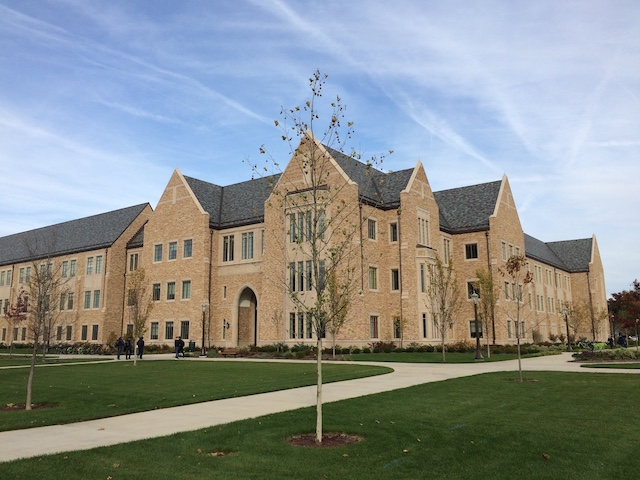
#> input picture nd.jpg, 640 x 480 px
$ python -i colorSelection.py   (imports and definitions only)
#> lines starting #> are read from the running program, lines starting #| are printed output that depends on the picture
#> further down, picture is the input picture: shape (480, 640, 3); mean B, G, R 141.9, 143.2, 137.3
# Computer Vision I (CSE 40535/60535)
# University of Notre Dame, Fall 2023
# ________________________________________________________________
# Adam Czajka, Andrey Kuehlkamp; first version: September 2017

import cv2

import matplotlib.pyplot as plt

# import matplotlib
# matplotlib.use("TKAgg")
# print(matplotlib.get_backend())


# [1 line not run here, left out]

def print_menu():
    print("Options menu:")
    print("esc - Quit program")
    print("s - Snapshot")

def calc_histograms(img):
    color = ['b','g','r']
    colornames = ['Blue channel','Green channel','Red channel']
    plt.figure()
    for i,col in enumerate(color):
        hist = cv2.calcHist([img], [i], None, [256], [0,256])
        plt.plot(hist, color=col)
        plt.xlim([0,256])
    plt.legend(colornames)
    plt.title('RGB Histogram')

    hsv = cv2.cvtColor(img, cv2.COLOR_BGR2HSV)
#> hsv: shape (480, 640, 3); mean H, S, V 63.2, 84.1, 164.9

    channels = ['Hue','Saturation','Value']
    plt.figure()
    for i,ch in enumerate(channels):
        hist = cv2.calcHist([hsv], [i], None, [256], [0,256])
        plt.plot(hist, color=color[i])
    plt.title('HSV Histogram')
    plt.legend(channels)
    plt.show()
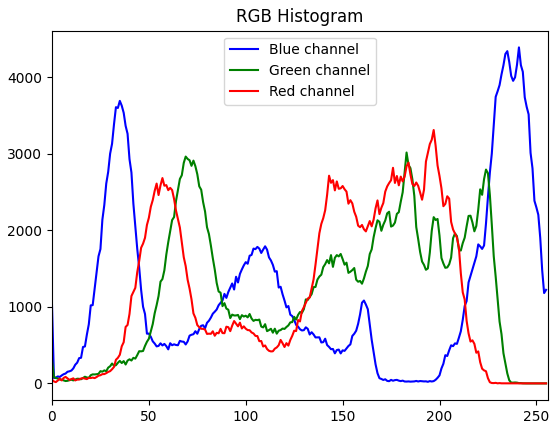
#> figure drawn by matplotlib, 1 panel; curve peaks at x = 241, y = 4392; curve peaks at x = 183, y = 3018; curve peaks at x = 197, y = 3312
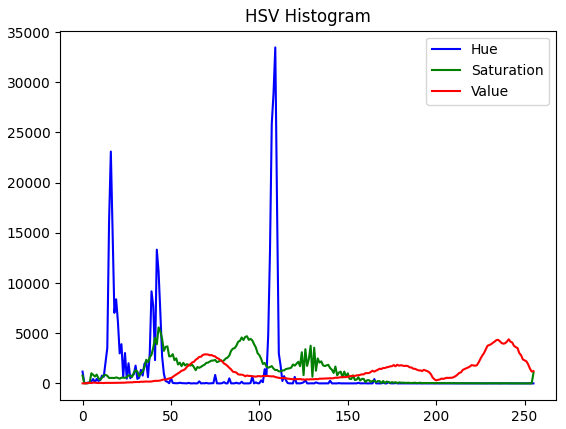
#> figure drawn by matplotlib, 1 panel; curve peaks at x = 109, y = 33475; curve peaks at x = 43, y = 5578; curve peaks at x = 241, y = 4392


# [28 lines not run here, left out]

>>> import cv2
>>> picture = cv2.imread('nd.jpg')
>>> result = calc_histograms(picture)

$ run again, on 4-color.png
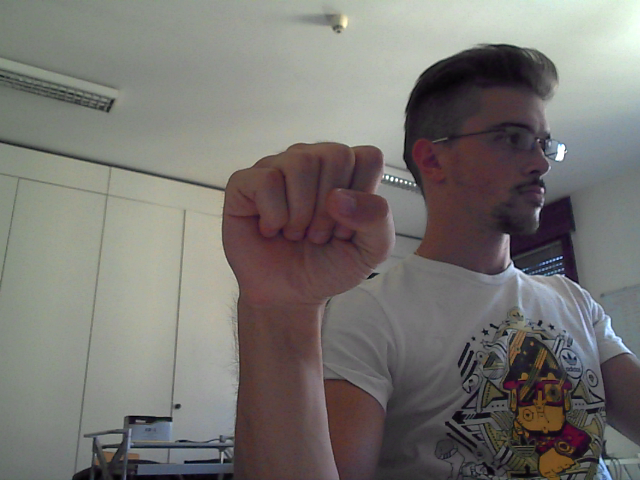
#> input picture 4-color.png, 640 x 480 px
#> picture is the input picture: shape (480, 640, 3); mean B, G, R 113, 116.7, 119.2
#> hsv: shape (480, 640, 3); mean H, S, V 70.8, 35.5, 123.6
#> in calc_histograms, `plt.show()`:
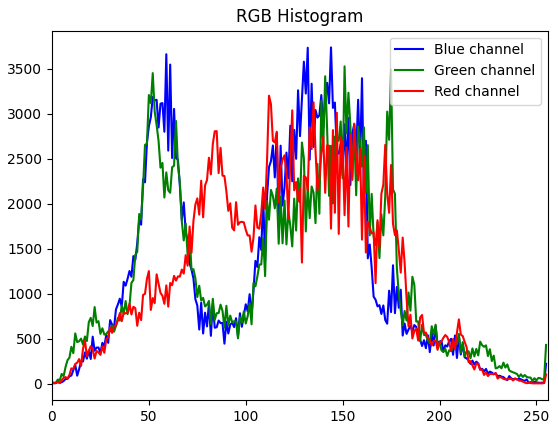
#> figure drawn by matplotlib, 1 panel; curve peaks at x = 144, y = 3739; curve peaks at x = 151, y = 3528; curve peaks at x = 112, y = 3202
#> in calc_histograms, `plt.show()`:
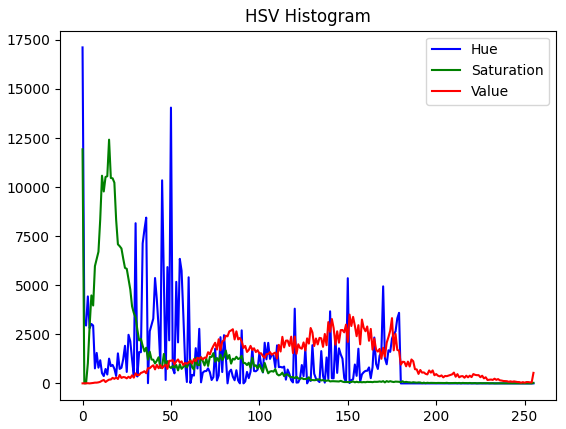
#> figure drawn by matplotlib, 1 panel; curve peaks at x = 0, y = 17119; curve peaks at x = 15, y = 12418; curve peaks at x = 151, y = 3506
